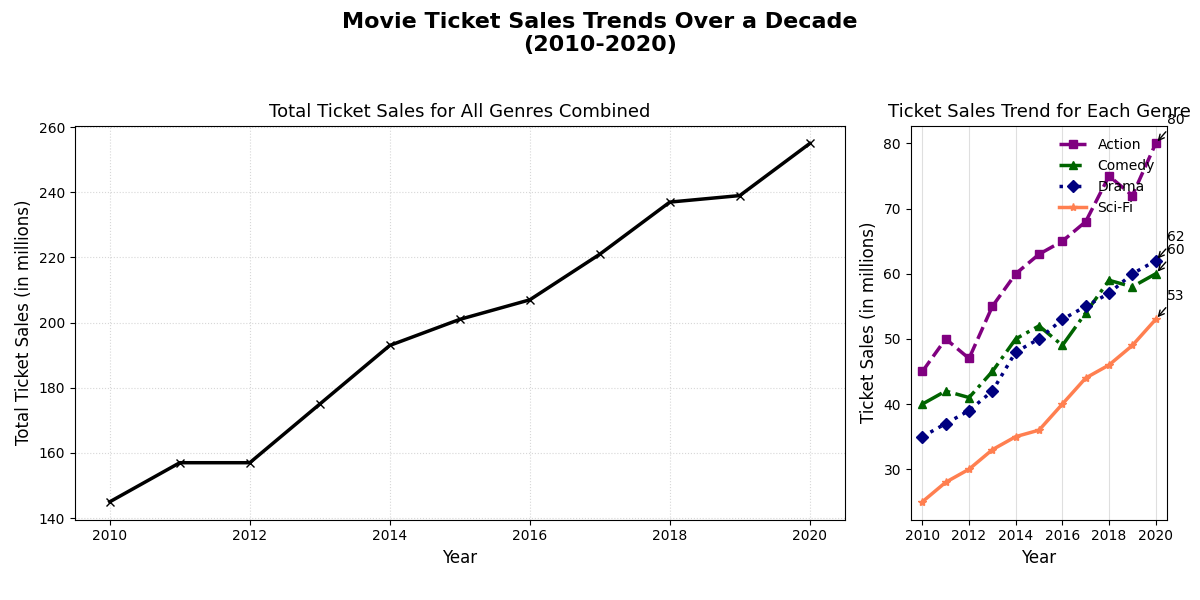

Generate this figure with Python:
import matplotlib.pyplot as plt
import numpy as np

years = np.arange(2010, 2021)

action_sales = np.array([45, 50, 47, 55, 60, 63, 65, 68, 75, 72, 80])
comedy_sales = np.array([40, 42, 41, 45, 50, 52, 49, 54, 59, 58, 60])
drama_sales = np.array([35, 37, 39, 42, 48, 50, 53, 55, 57, 60, 62])
scifi_sales = np.array([25, 28, 30, 33, 35, 36, 40, 44, 46, 49, 53])

fig, (ax1, ax2) = plt.subplots(1, 2, figsize=(12, 6), gridspec_kw={'width_ratios': [3, 1]})

total_sales = action_sales + comedy_sales + drama_sales + scifi_sales
ax1.plot(years, total_sales, marker='x', linestyle='-', color='black', linewidth=2.5)
ax1.set_title('Total Ticket Sales for All Genres Combined', fontsize=13)
ax1.set_xlabel('Year', fontsize=12)
ax1.set_ylabel('Total Ticket Sales (in millions)', fontsize=12)
ax1.grid(axis='both', linestyle=':', alpha=0.5)

ax2.plot(years, action_sales, marker='s', linestyle='--', color='purple', label='Action', linewidth=2.5)
ax2.plot(years, comedy_sales, marker='^', linestyle='-.', color='darkgreen', label='Comedy', linewidth=2.5)
ax2.plot(years, drama_sales, marker='D', linestyle=':', color='navy', label='Drama', linewidth=2.5)
ax2.plot(years, scifi_sales, marker='*', linestyle='-', color='coral', label='Sci-Fi', linewidth=2.5)

annotations = {
    'Action': (years[np.argmax(action_sales)], max(action_sales)),
    'Comedy': (years[np.argmax(comedy_sales)], max(comedy_sales)),
    'Drama': (years[np.argmax(drama_sales)], max(drama_sales)),
    'Sci-Fi': (years[np.argmax(scifi_sales)], max(scifi_sales))
}

for genre, (year, value) in annotations.items():
    ax2.annotate(f'{value}', xy=(year, value), xytext=(year + 0.5, value + 3),
                 arrowprops=dict(facecolor='red', linestyle='-', arrowstyle="->"))

fig.suptitle('Movie Ticket Sales Trends Over a Decade\n(2010-2020)', fontsize=16, fontweight='bold')
ax2.set_title('Ticket Sales Trend for Each Genre', fontsize=13)
ax2.set_xlabel('Year', fontsize=12)
ax2.set_ylabel('Ticket Sales (in millions)', fontsize=12)
ax2.legend(loc='upper right', fontsize=10, frameon=False)
ax2.grid(axis='x', linestyle='-', alpha=0.4)

plt.tight_layout(rect=[0, 0.03, 1, 0.95])
plt.show()
